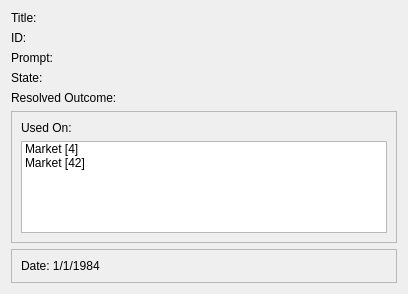
<?xml version="1.0" encoding="UTF-8"?>
<ui version="4.0">
 <class>DecisionDetailsWidget</class>
 <widget class="QWidget" name="DecisionDetailsWidget">
  <property name="geometry">
   <rect>
    <x>0</x>
    <y>0</y>
    <width>408</width>
    <height>294</height>
   </rect>
  </property>
  <property name="windowTitle">
   <string>Form</string>
  </property>
  <layout class="QVBoxLayout" name="verticalLayout">
   <item>
    <widget class="QLabel" name="label_title">
     <property name="text">
      <string>Title:</string>
     </property>
    </widget>
   </item>
   <item>
    <widget class="QLabel" name="label_id">
     <property name="text">
      <string>ID:</string>
     </property>
    </widget>
   </item>
   <item>
    <widget class="QLabel" name="label_prompt">
     <property name="text">
      <string>Prompt:</string>
     </property>
    </widget>
   </item>
   <item>
    <widget class="QLabel" name="label_state">
     <property name="text">
      <string>State:</string>
     </property>
    </widget>
   </item>
   <item>
    <widget class="QLabel" name="label_outcome">
     <property name="text">
      <string>Resolved Outcome:</string>
     </property>
    </widget>
   </item>
   <item>
    <widget class="QFrame" name="frame">
     <property name="frameShape">
      <enum>QFrame::StyledPanel</enum>
     </property>
     <property name="frameShadow">
      <enum>QFrame::Raised</enum>
     </property>
     <layout class="QVBoxLayout" name="verticalLayout_2">
      <item>
       <widget class="QLabel" name="label_2">
        <property name="text">
         <string>Used On:</string>
        </property>
       </widget>
      </item>
      <item>
       <widget class="QListWidget" name="listWidget">
        <item>
         <property name="text">
          <string>Market [4]</string>
         </property>
        </item>
        <item>
         <property name="text">
          <string>Market [42]</string>
         </property>
        </item>
       </widget>
      </item>
     </layout>
    </widget>
   </item>
   <item>
    <widget class="QFrame" name="frame_2">
     <property name="frameShape">
      <enum>QFrame::StyledPanel</enum>
     </property>
     <property name="frameShadow">
      <enum>QFrame::Raised</enum>
     </property>
     <layout class="QHBoxLayout" name="horizontalLayout">
      <item>
       <widget class="QLabel" name="label_date">
        <property name="text">
         <string>Date: 1/1/1984</string>
        </property>
       </widget>
      </item>
     </layout>
    </widget>
   </item>
  </layout>
 </widget>
 <resources/>
 <connections/>
</ui>
